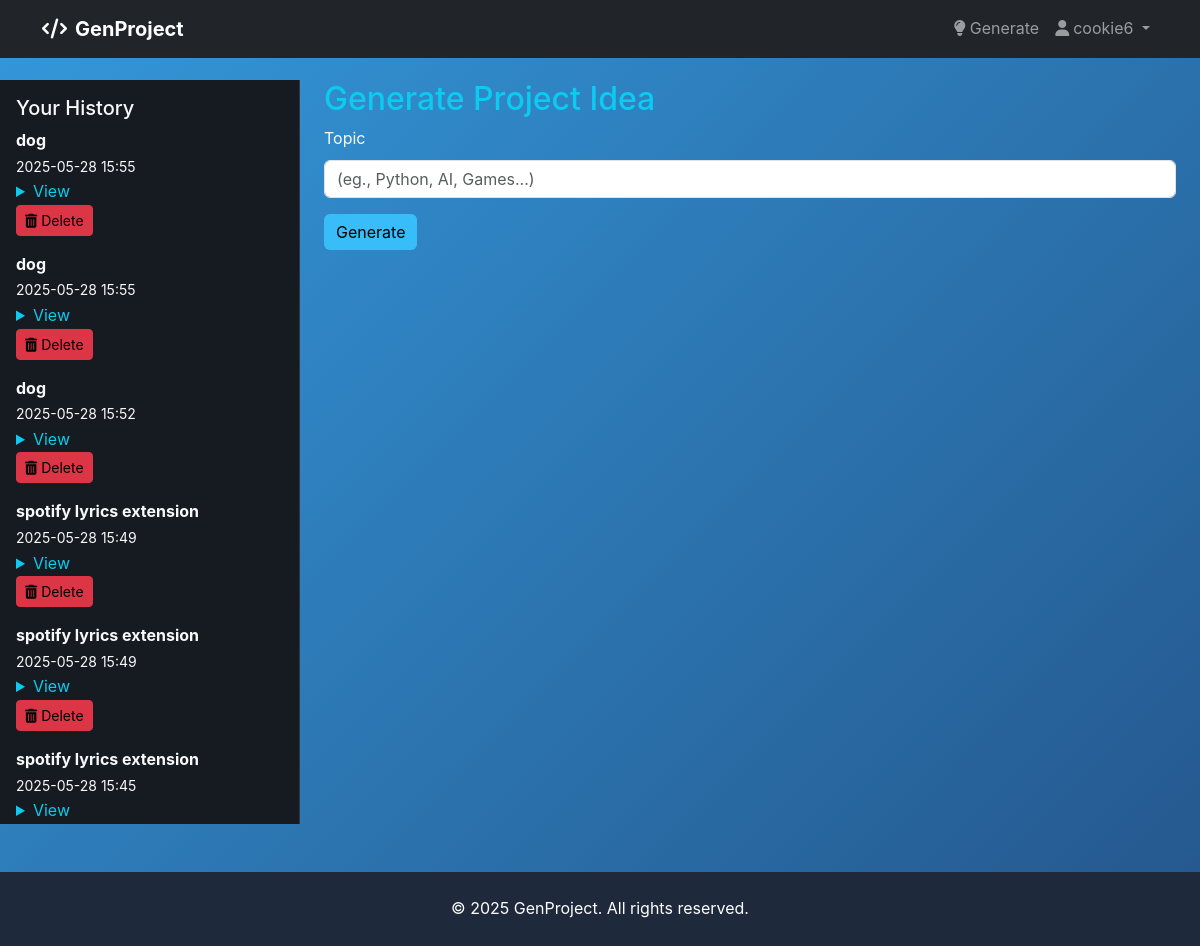
Before: /generate (signed in) with the older database file.
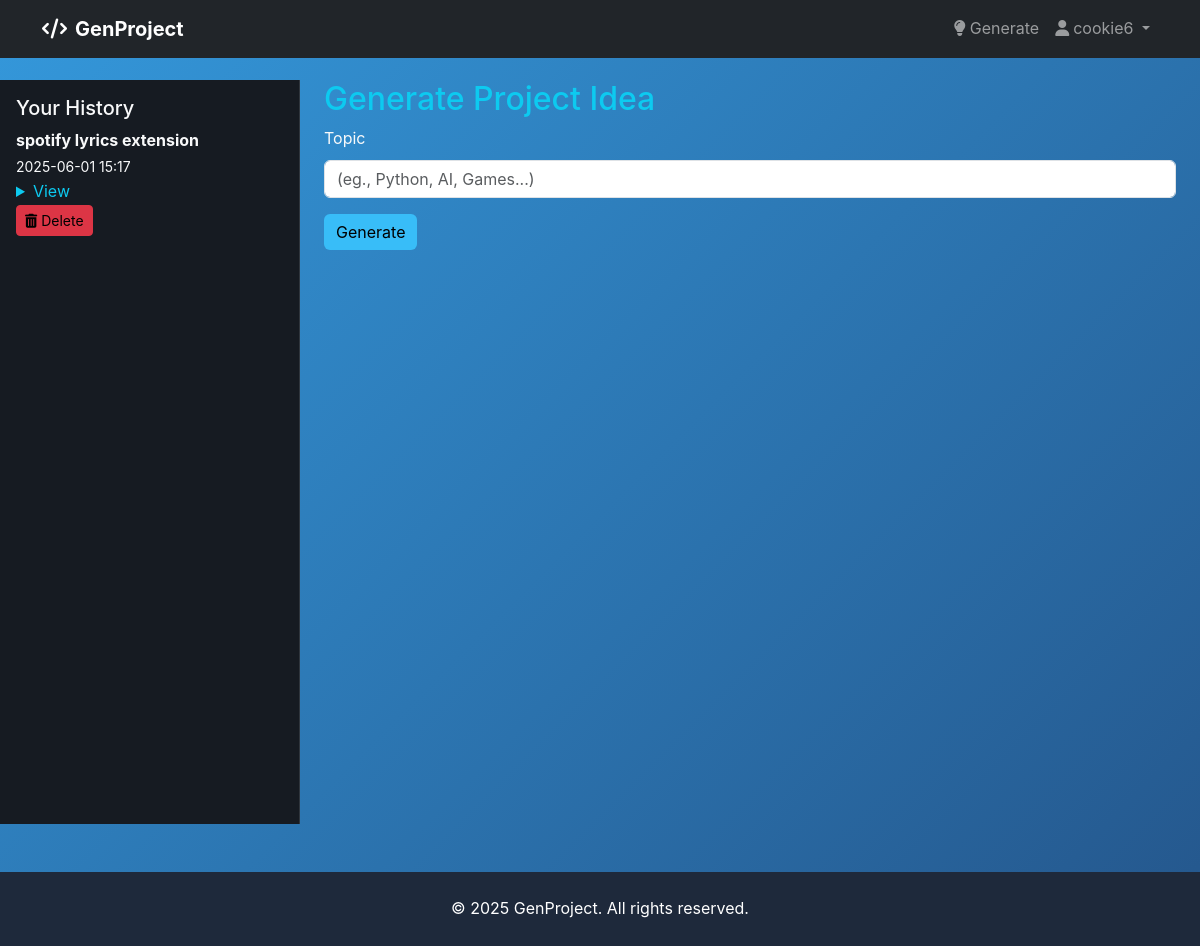
After: the same page with the newer database file.
### app.py (models this page shows, shortened)
class ProjectIdea(db.Model):
    id = db.Column(db.Integer, primary_key=True)
    user_id = db.Column(db.Integer, db.ForeignKey('user.id'), nullable=False)
    topic = db.Column(db.String(100), nullable=False)
    content = db.Column(db.Text, nullable=False)
    timestamp = db.Column(db.DateTime, default=datetime.now)

### app.py (the view, shortened to what this page needs)
@app.route('/generate', methods=['GET', 'POST'])
@login_required
def generate():
    form = GenerateForm()
    idea = None
    topic = None
    history = ProjectIdea.query.filter_by(user_id=session["user_id"]).order_by(ProjectIdea.timestamp.desc()).all()
    rendered_idea = Markup(markdown.markdown(idea)) if idea else None
    return render_template("generate.html", form=form, idea=rendered_idea, topic=topic, history=history)

### app.py
class GenerateForm(FlaskForm):
    topic = StringField('Topic', validators=[DataRequired(), Length(max=200)])
    submit = SubmitField('Generate')

### utils.py (called while the page is built)
def login_required(f):
    @wraps(f)
    def decorated_function(*args, **kwargs):
        if 'user_id' not in session:
            flash("Please login to access this page.", "warning")
            return redirect(url_for("login"))
        return f(*args, **kwargs)
    return decorated_function

### templates/generate.html (shortened to what this page needs)
{% extends 'base.html' %}
{% block content %}
<div class="container-fluid">
    <div class="row">
        <div class="col-md-3 p-0">
            <div class="sidebar-wrapper" id="sidebar">
                <h5>Your History</h5>
                {% if history %}
                    {% for h in history %}
                        <div class="mb-3">
                            <strong>{{ h.topic }}</strong><br>
                            <small>{{ h.timestamp.strftime('%Y-%m-%d %H:%M') }}</small>
                            <details>
                                <summary class="text-info">View</summary>
                            </details>
                            <button class="btn btn-sm btn-danger delete-idea" data-idea-id="{{ h.id }}">
                                <i class="fa-solid fa-trash-can"></i> Delete
                            </button>
                        </div>
                    {% endfor %}
                {% else %}
                    <p class="text-muted">No history yet</p>
                {% endif %}
            </div>
        </div>
        <div class="col-md-9 offset-md-0 px-4">
            <h2 class="text-info">Generate Project Idea</h2>
            <form method="POST" class="mb-4">
                <div class="mb-3">
                    <label for="topic" class="form-label">{{ form.topic.label }}</label>
                    {{ form.topic(class="form-control", placeholder="(eg., Python, AI, Games...)") }}
                </div>
                {{ form.submit(class="btn btn-primary") }}
            </form>
        </div>
    </div>
</div>
<div class="position-fixed bottom-0 end-0 p-3" style="z-index: 11">
</div>
{% endblock %}

### templates/base.html (shortened to what this page needs)
<!DOCTYPE html>
<html lang="en">
<head>
    <link href="https://cdn.jsdelivr.net/npm/bootstrap@5.3.3/dist/css/bootstrap.min.css" rel="stylesheet">
    <link rel="stylesheet" href="{{ url_for('static', filename='styles.css') }}">
    <link rel="stylesheet" href="https://cdnjs.cloudflare.com/ajax/libs/font-awesome/6.4.0/css/all.min.css">
</head>
<body>
    <nav class="navbar navbar-expand-lg navbar-dark bg-dark fixed-top">
        <div class="container">
            <a class="navbar-brand fw-bold" href="{{ url_for('index') }}">
                <i class="fas fa-code me-2"></i>GenProject
            </a>
            <div class="collapse navbar-collapse" id="navbarNav">
                <ul class="navbar-nav ms-auto">
                    {% if session.get("user_id") %}
                        <li class="nav-item">
                            <a class="nav-link" href="{{ url_for('generate') }}">
                                <i class="fas fa-lightbulb me-1"></i>Generate
                            </a>
                        </li>
                        <li class="nav-item dropdown">
                            <a href="#" class="nav-link dropdown-toggle" role="button" data-bs-toggle="dropdown">
                                <i class="fas fa-user me-1"></i>{{ session.get("username", "User") }}
                            </a>
                        </li>
                    {% endif %}
                </ul>
            </div>
        </div>
    </nav>
    <main class="main-content">
        {% block content %}{% endblock %}
    </main>
    <footer class="footer text-center py-4 mt-5">
        <div class="container">
            <p class="mb-0">© 2025 GenProject. All rights reserved.</p>
        </div>
    </footer>
</body>
</html>

### static/styles.css (style rules this page uses)
body { color: white; }
h1, h2 { color: #38bdf8; }
a { text-decoration: none; }
.btn-primary, .btn-success { background-color: #38bdf8; border: none; }
footer { position: relative; width: 100%; text-align: center; padding: 20px; background-color: #1e293b; color: white; margin-top: 40px; }
:root { --primary-gradient: linear-gradient(135deg, #667eea 0%, #764ba2 100%); --secondary-gradient: linear-gradient(135deg, #f093fb 0%, #f5576c 100%); --accent-gradient: linear-gradient(135deg, #4facfe 0%, #00f2fe 100%); --glass-bg: rgba(255, 255, 255, 0.1); --glass-border: rgba(255, 255, 255, 0.2); --text-primary: #1a1a2e; --text-secondary: #6c757d; --backdrop-blur: blur(20px); }
* { margin: 0; padding: 0; box-sizing: border-box; }
body { font-family: 'Inter', sans-serif; background: linear-gradient(135deg, #3498db 0%, #15153d 50%, #2f3548 100%); background-size: 400% 400%; animation: gradientShift 15s ease infinite; overflow-x: hidden; line-height: 1.6; }
.main-content { margin-top: 5rem; }

### templates/generate.html (style rules this page uses)
body { background-color: #0d1117; color: #f8f9fa; }
.form-control, .btn { color: #000; }
.sidebar-wrapper { background-color: #161b22; border-right: 1px solid #30363d; height: 100vh; overflow-y: auto; padding: 1rem; max-height: calc(100vh - 56px); overflow-y: auto; }

Changed rows visible on the page:
removed ProjectIdea: topic "dog", timestamp "2025-05-28 15:55"
removed ProjectIdea: topic "dog", timestamp "2025-05-28 15:55"
removed ProjectIdea: topic "dog", timestamp "2025-05-28 15:52"
removed ProjectIdea: topic "spotify lyrics extension", timestamp "2025-05-28 15:49"
removed ProjectIdea: topic "spotify lyrics extension", timestamp "2025-05-28 15:49"
removed ProjectIdea: topic "spotify lyrics extension", timestamp "2025-05-28 15:45"
now on this page (row edited): ProjectIdea: topic "spotify lyrics extension", timestamp "2025-06-01 15:17"
